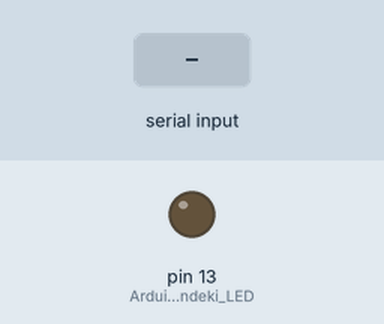
The sketch below on a simulated Arduino Uno, built with avr-gcc and run on an emulated ATmega328P. Shown: output pins drawn as LEDs (lit = HIGH). The test bench sets the inputs (shaded band).

Above: at 1.2 s.
1.3 s: "1" received over Serial
At 1.9 s:
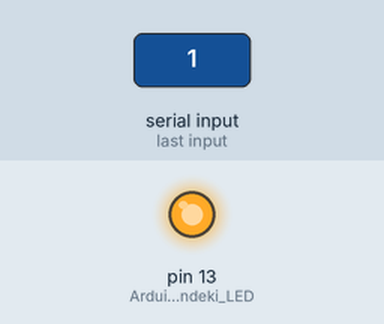
2.8 s: "2" received over Serial
At 4.0 s:
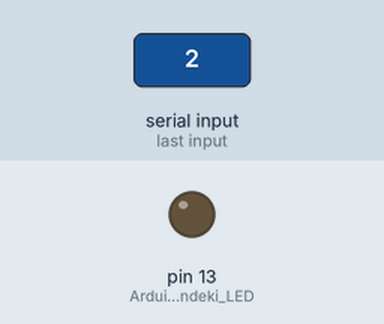
4.3 s: "3" received over Serial
At 5.3 s:
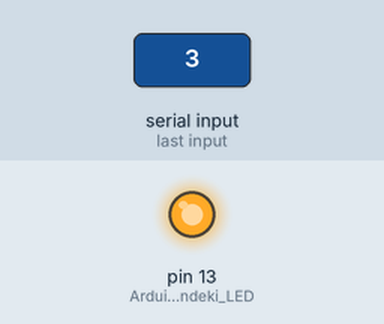
Timing chart, 0 to 7.3 s (numbered marks = the images above; inputs shaded):
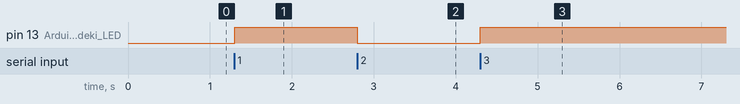

Measured:
- after the input at 1.3 s, pin 13 (Arduino_üzerindeki_LED): LOW → HIGH at once
- after the input at 2.8 s, pin 13 (Arduino_üzerindeki_LED): HIGH → LOW at once
- after the input at 4.3 s, pin 13 (Arduino_üzerindeki_LED): LOW → HIGH at once

The sketch:

security_system_arduino.ino
```cpp
void setup() {
  Serial.begin(9600);      // Java ile bağlantı
  pinMode(13, OUTPUT);     // Arduino üzerindeki LED
}

void loop() {
  if (Serial.available() > 0) {
    char command = Serial.read();  // Java’dan gelen veri

    if (command == '1') {
      digitalWrite(13, HIGH);   // ARM → LED yanar
    }
    else if (command == '2') {
      digitalWrite(13, LOW);    // DISARM → LED söner
    }
    else if (command == '3') {
      digitalWrite(13, HIGH);   // ALARM → LED yanar
    }
    else if (command == '4') {
      digitalWrite(13, LOW);    // RESET → LED söner
    }
  }
}
```
